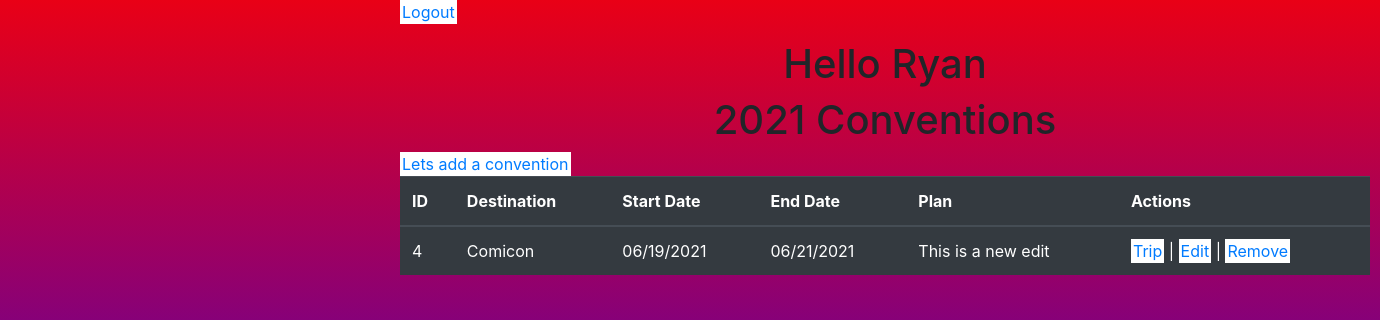
Before: /profile (signed in) with the older database file.
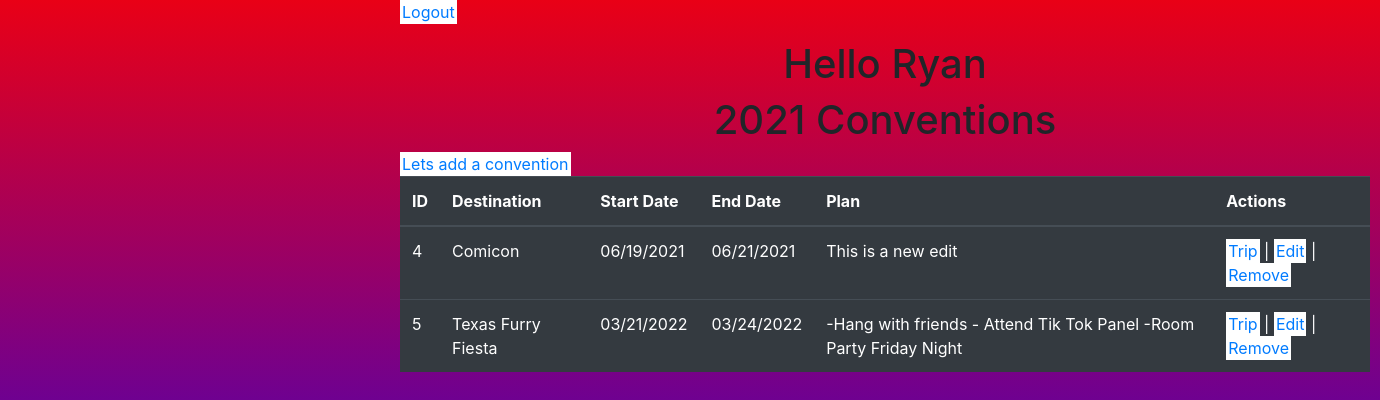
After: the same page with the newer database file.
### hire/models.py (models this page shows)
class Con(models.Model):
    destination = models.CharField(max_length = 255)
    start_date = models.DateTimeField()
    end_date = models.DateTimeField()
    plan = models.CharField(max_length = 255)
    created_at = models.DateTimeField(auto_now_add=True)
    updated_at = models.DateTimeField(auto_now=True)
    objects = ConManager()

### hire/views.py (the view)
# urls.py: path('profile', views.profile),
def profile(request):
    if 'user_id' not in request.session:
        return redirect('/')
    this_user = User.objects.filter(id = request.session['user_id'])
    this_con = Con.objects.all()
    context = {
        'user': this_user[0],
        'cons': this_con
    }
    return render (request, 'profile.html', context)

### hire/templates/profile.html (shortened to what this page needs)
<!DOCTYPE html>
<html lang="en">
<head>
    <link rel="stylesheet" href="https://cdn.jsdelivr.net/npm/bootstrap@4.6.0/dist/css/bootstrap.min.css">
    {% load static %}
    <link rel="stylesheet" href="{% static '/css/style.css' %}">
</head>
<body>
    <p><a href="/logout">Logout</a>
    <h1>Hello {{user.first_name}}</h1>
    <h1>2021 Conventions</h1>
    <table class="table table-dark">
        <thead>
            <tr>
                <th>ID</th>
                <th>Destination</th>
                <th>Start Date</th>
                <th>End Date</th>
                <th>Plan</th>
                <th>Actions</th>
            </tr>
        </thead>
        <tbody>
        {% for con in cons %}
            <tr>
                <td>{{con.id}}</td>
                <td>{{con.destination}}</td>
                <td>{{con.start_date |date:"SHORT_DATE_FORMAT"}}</td>
                <td>{{con.end_date|date:"SHORT_DATE_FORMAT"}}</td>
                <td>{{con.plan}}</td>
                <td><a href="/{{con.id}}">Trip</a> | <a href="/{{con.id}}/edit">Edit</a> | <a href="/{{con.id}}/remove">Remove</a></td>
            </tr>
        {% endfor %}
        </tbody>
        <a href="/new">Lets add a convention </a>
    </table>
</body>
</html>

Changed rows visible on the page:
added Con: id "5", destination "Texas Furry Fiesta", start_date "03/21/2022", end_date "03/24/2022", plan "-Hang with friends - Attend Tik Tok Panel -Room Party Friday Night"
